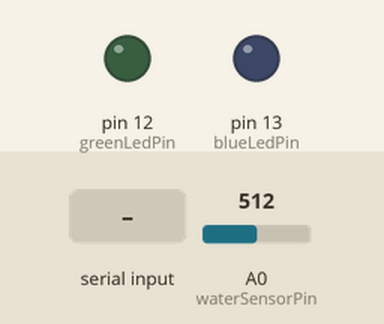
Bench run of a sketch on a simulated Arduino Uno, built with avr-gcc and run on an emulated ATmega328P. Parts: output pins drawn as LEDs (lit = HIGH). The inputs (shaded band) are chosen by the test bench; at power-on: A0 (waterSensorPin) = 512. What the sketch prints to the serial monitor is not drawn.

Above: at 1.2 s.
1.3 s: "l" received over Serial
At 2.3 s:
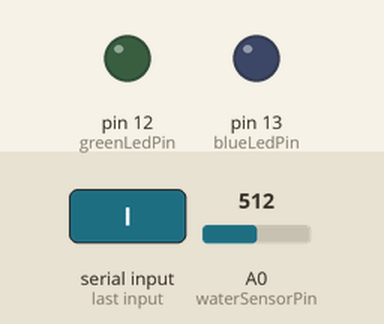
2.8 s: "h" received over Serial
At 3.6 s:
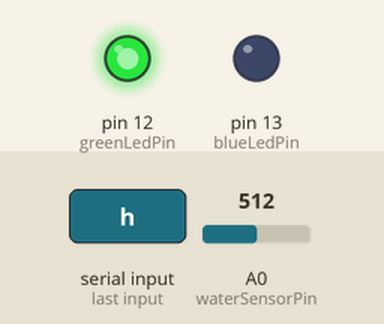
4.3 s: "m" received over Serial
At 4.9 s:
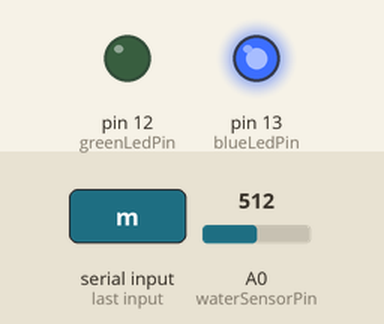
Timing chart, 0 to 7.3 s (numbered marks = the images above; inputs shaded):
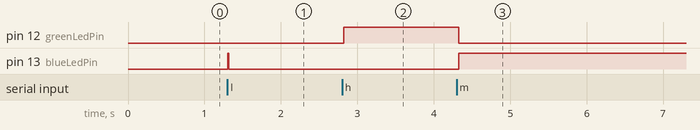

The sketch:

water_level_sensor.ino
```cpp
int waterSensorPin = A0;
int blueLedPin = 13;
int greenLedPin = 12;
int Delay = 100;
String readString;

// The setup function runs once, at the beginning:
void setup() {
  // Serial. begin() take the argument data rate (baud rate), in bits per second. This is the speed of the serial
  // communication:
  Serial.begin(9600);
  // pinMode() set a specific pin to act either as an input or as an output:
  pinMode(blueLedPin, OUTPUT);
  pinMode(greenLedPin,OUTPUT);
}

// The loop function runs repeatedly:
void loop() {
  // analogRead - as the name implies, read analog data from the specified pin number.
  int WaterSensorValue=analogRead(waterSensorPin);
  // We must print the data to the serial port so that the Python program can read it:
  Serial.println(WaterSensorValue);
  char readChar;
  if (Serial.available() > 0) // If there are bytes available to read on the Arduino's serial port:
  {
    readChar = Serial.read(); // Read the serial data waiting in the serial buffer.
    readString += readChar;
    if (readString[0] == 'l')
    {
      // Before setting the blue led to blink we must make sure that the green led is turned off (in case the water
      // level was higher than '450' beforehand).
      digitalWrite(greenLedPin,LOW);
      // digitalWrite set a pin value to be high or low. The pins in this sketch are set to be output pins, so writing
      // high will set the voltage in this pin to 5v, and writing low will set it to 0v:
      digitalWrite(blueLedPin, HIGH);
      // The delay method pauses the program for the amount specified in milliseconds. This delay is what causes the
      // led to blink, without it it would turn from on to off instantly (and invisibly).
      delay(15);
      digitalWrite(blueLedPin, LOW);
      readString = "";
    }
    else if (readString[0] == 'm')
    {
      digitalWrite(greenLedPin,LOW);
      digitalWrite(blueLedPin,HIGH);
      readString = "";
    }
    else if (readString[0] == 'h')
    {
      digitalWrite(blueLedPin, LOW);
      digitalWrite(greenLedPin, HIGH);
      readString = "";
    }
    else {}
  }
  readString = "";
  // We need a delay at the end of each loop because without it the microcontroller runs too fast and data is not
  // transferred correctly to the Python program.
  delay(Delay);
}
```

Measured:
- after the input at 1.3 s, pin 13 (blueLedPin): LOW → HIGH at once, → LOW 0.02 s later
- after the input at 2.8 s, pin 12 (greenLedPin): LOW → HIGH at once
- after the input at 4.3 s, pin 12 (greenLedPin): HIGH → LOW at once; pin 13 (blueLedPin): LOW → HIGH at once
